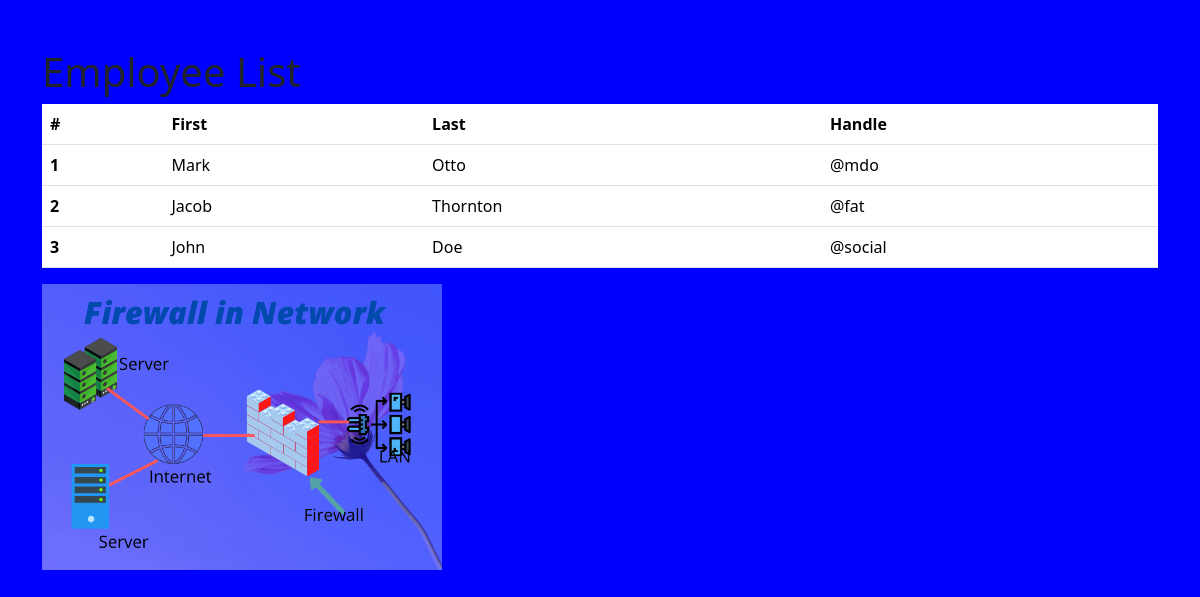
Before: / with the older database file.
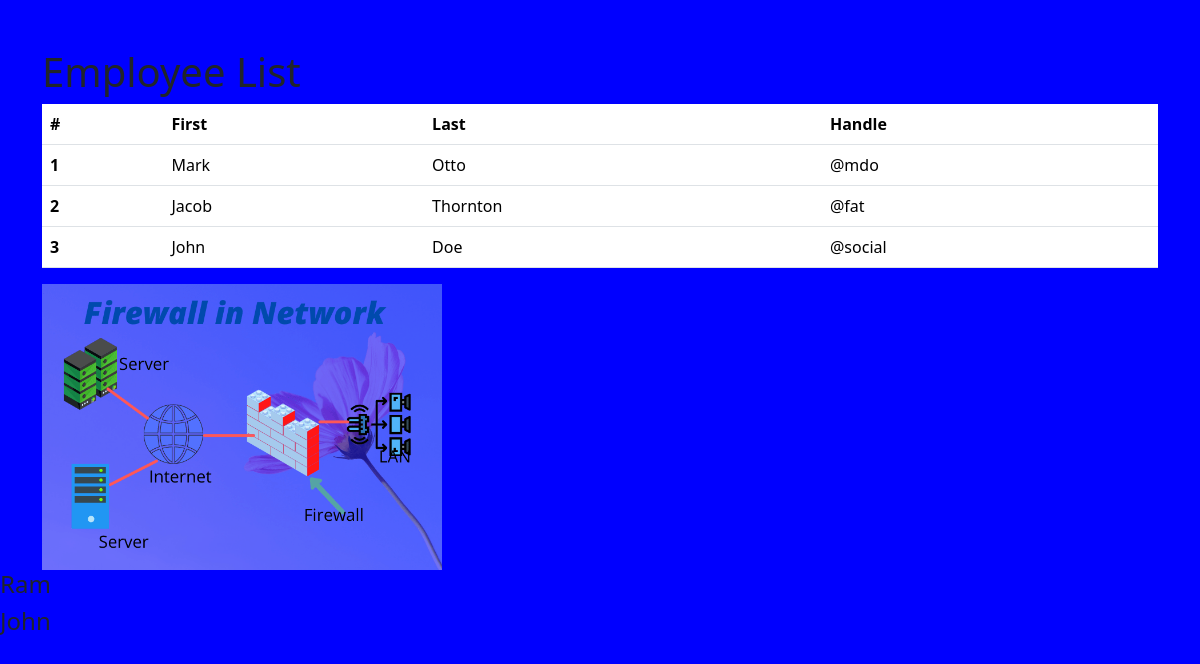
After: the same page with the newer database file.
### employees/models.py (models this page shows)
class Employee(models.Model):
    first_name= models.CharField(max_length=100)
    last_name = models.CharField(max_length=100)
    photo= models.ImageField(upload_to='images') #if user upload image it create images folder and saves in it
    designation = models.CharField(max_length=100)
    email_address = models.EmailField(max_length=100,unique=True)
    phone_number = models.CharField(max_length=12,blank=True)
    created_at = models.DateTimeField(auto_now_add=True)
    updated_at = models.DateTimeField(auto_now=True)
    def __str__(self):
        return self.first_name

### mysite/views.py (the view)
# urls.py: 2. Add a URL to urlpatterns:  path('', views.home, name='home')
def home(request):
    employees=Employee.objects.all()
    context ={
        'employees':employees,
    }
    return render(request,'home.html',context)

### templates/home.html (shortened to what this page needs)
{% load static %}
<!DOCTYPE html>
<html lang="en">
  <head>
    <link
      href="https://cdn.jsdelivr.net/npm/bootstrap@5.3.8/dist/css/bootstrap.min.css"
      rel="stylesheet"
    />
    <link rel="stylesheet" href="{% static 'css/style.css' %}">
  </head>
  <body>
    <div class="container pt-5">
      <h1>Employee List</h1>
      <table class="table">
        <thead>
          <tr>
            <th scope="col">#</th>
            <th scope="col">First</th>
            <th scope="col">Last</th>
            <th scope="col">Handle</th>
          </tr>
        </thead>
        <tbody>
          <tr>
            <th scope="row">1</th>
            <td>Mark</td>
            <td>Otto</td>
            <td>@mdo</td>
          </tr>
          <tr>
            <th scope="row">2</th>
            <td>Jacob</td>
            <td>Thornton</td>
            <td>@fat</td>
          </tr>
          <tr>
            <th scope="row">3</th>
            <td>John</td>
            <td>Doe</td>
            <td>@social</td>
          </tr>
        </tbody>
      </table>
      <img src="{% static 'images/img.png' %}" alt="" width="400">
    </div>
    {% for i in employees %}
      <h4>{{i}}</h4>
    {% endfor %}
  </body>
</html>

### mysite/static/css/style.css (style rules this page uses)
body { background-color: blue; }

Changed rows visible on the page:
added Employee: first_name "Ram"
